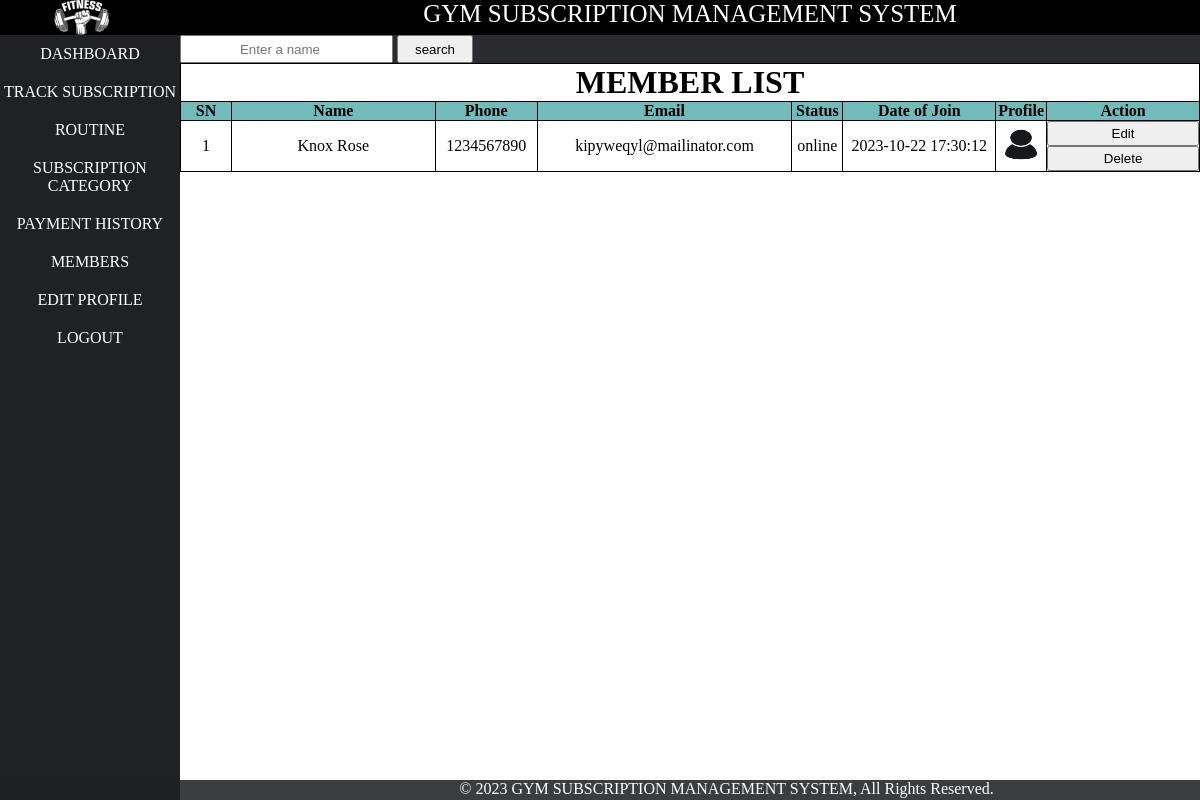
Page /admin/memberlist.php (signed in) on the committed database.
### tables this page shows
CREATE TABLE `member` (
  `mid` int(11) NOT NULL,
  `name` varchar(21) NOT NULL,
  `phone` bigint(10) NOT NULL,
  `email` varchar(31) NOT NULL,
  `password` varchar(255) NOT NULL,
  `status` varchar(500) NOT NULL DEFAULT 'offline',
  `date` datetime NOT NULL DEFAULT current_timestamp(),
  `image` varchar(1100) DEFAULT 'defaultuser.jpg',
  `m_otp` varchar(225) NOT NULL,
  `m_opt_expire_time` datetime NOT NULL
);

### admin/memberlist.php (the view, shortened to what this page needs)
<?php
include('layout/header.php');
include('layout/left.php');
?>
<div id="right">
    <link rel="stylesheet" href="../css/tableDecorate.css">
    <form action="search.php" method="post">
        <input type="search" name="text_search" id="" class="centermember_botton" placeholder="Enter a name" value="">
        <input type="submit" name="search" id="" value="search" class="centermember_botton">
    </form>
    <div class="table_class">
        <table class="membership">
            <tr>
                <td colspan="8">
                    <h1 class="center">MEMBER LIST</h1>
                </td>
            </tr>
            <tr>
                <th width=5%>SN</th>
                <th width=20%>Name</th>
                <th width=10%>Phone</th>
                <th width=25%>Email</th>
                <th width=5%>Status</th>
                <th width=15%>Date of Join</th>
                <th width=5%>Profile</th>
                <th width=15%>Action</th>
            </tr>
            <?php
            $conn = new mysqli("localhost", "root", "", "gsms");
            $sql = "SELECT * FROM member ORDER BY name ASC   ";
            $result = $conn->query($sql);
            $i = 0;
            while ($row = $result->fetch_assoc()) {
                $i++;
                $id = $row["mid"];
                $name = $row["name"];
                $date = $row["date"];
                $phone = $row["phone"];
                $email = $row["email"];
                $image = $row["image"];
                $status = $row["status"];
                echo "<tr>
                        <td>$i</td>
                        <td>$name</td>
                        <td>$phone</td>
                        <td>$email</td>
                        <td>$status</td>
                        <td>$date</td>
                        <td><img src='../img/$image'  id='img_id'></td>
                        <td class='h-center'>
                        <form action='edit_member_list.php' method='get'>
                        <input type='hidden' value='$id' name='member_id' />
                        <input type='submit' name='edit_member' value='Edit' class='edit_delete_green'>
                    </form>
                            <form action='memberlist.php' method='get'>
                                <input type='hidden' value='$id' name='member_id' />
                                <input type='submit' name='delete_member' value='Delete' class='edit_delete_red'>
                            </form>
                        </td>
                    </tr>";
            }
            ?>
        </table>
    </div>
</div>
<?php
include('layout/footer.php');
?>

### css/style.css (style rules this page uses)
* { margin: 0px; padding: 0px; }
.center { text-align: center; }
#right { text-align: justify; color: rgb(255, 250, 250); width: 85%; background-color: #292b2e; float: right; }

### css/membershiplist.css (style rules this page uses)
.membership { background: white !important; color: black !important; border-collapse: collapse; width: 100%; }
.membership img { height: 35px; width: 35px; }
.centermember_botton { text-align: center !important; padding-left: 16px; padding-right: 16px; height: 28px; color: rgb(0, 0, 0); }
.membership th { text-align: center; border: 1px solid black; }
.membership tr td { text-align: center; border: 1px solid rgb(0, 0, 0); }
.edit_delete_green { height: 25px; padding-left: 25px; padding-right: 25px; width: 100%; }
.edit_delete_red { height: 25px; padding-left: 25px; padding-right: 25px; width: 100%; }

### css/tableDecorate.css (style rules this page uses)
tr:nth-child(even) { background-color: #D6EEEE; }
tr:nth-child(1) { background-color: #ffffff; }
tr:nth-child(2) { background-color: #71bbbb; }

### rows in the picture
member: name "Knox Rose", phone "1234567890", email "kipyweqyl@mailinator.com", status "online", date "2023-10-22 17:30:12", image (placeholder picture)
